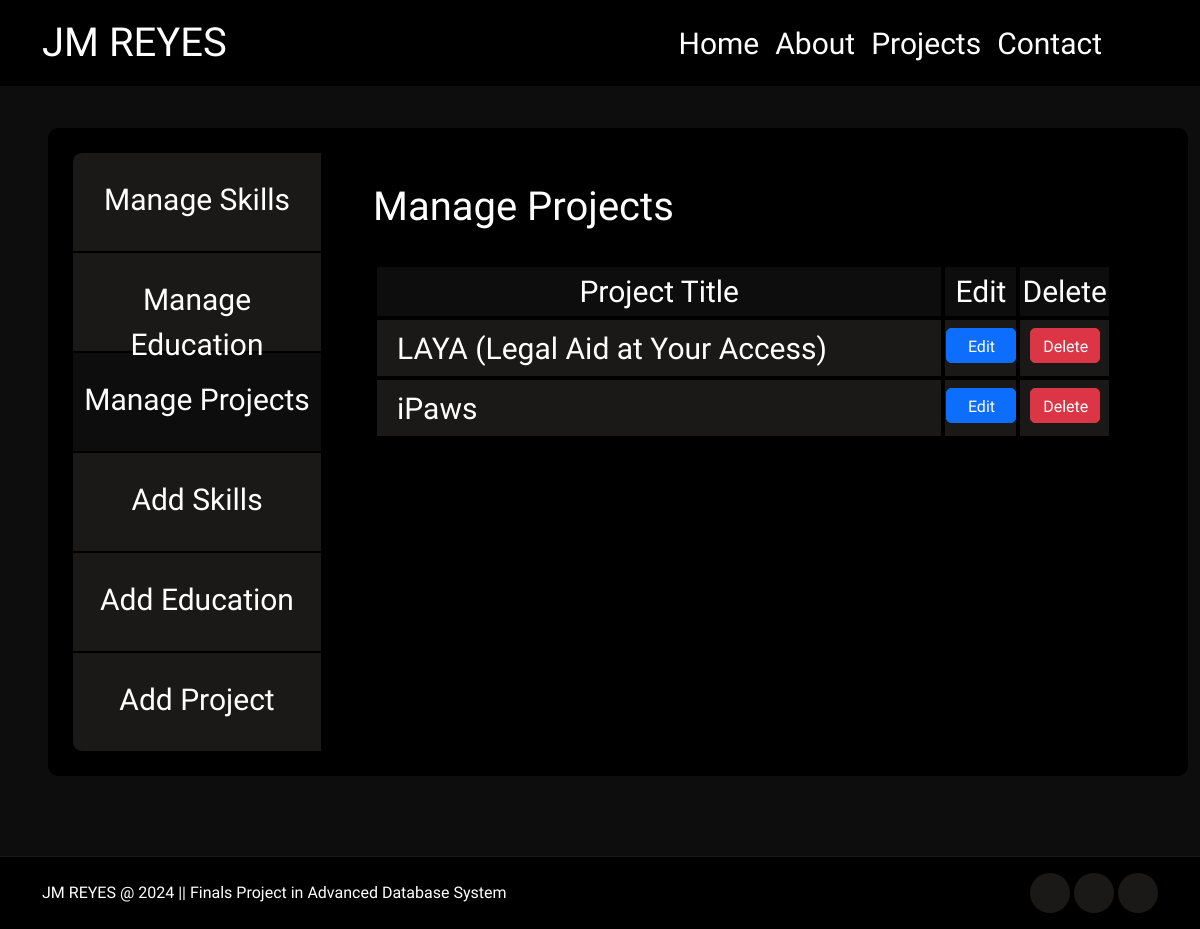
The page /manage-projects.php (signed in) on the database its author committed.
### tables this page shows
CREATE TABLE `projects` (
  `projects_ID` int(11) NOT NULL,
  `user_ID` int(11) DEFAULT NULL,
  `project_title` varchar(255) NOT NULL,
  `project_description` text NOT NULL,
  `project_photo` varchar(255) DEFAULT NULL
);

### manage-projects.php (the view, shortened to what this page needs)
<?php
include('connect.php');
?>
<!DOCTYPE html>
<html lang="en">
<head>
  <link href="https://cdn.jsdelivr.net/npm/bootstrap@5.3.3/dist/css/bootstrap.min.css" rel="stylesheet"
 />
  <link href="https://unpkg.com/aos@2.3.1/dist/aos.css" rel="stylesheet" />
  <link rel="stylesheet"
    href="https://maxst.icons8.com/vue-static/landings/line-awesome/font-awesome-line-awesome/css/all.min.css" />
  <link rel="stylesheet"
    href="https://maxst.icons8.com/vue-static/landings/line-awesome/line-awesome/1.3.0/css/line-awesome.min.css" />
  <link rel="stylesheet" href="./assets/css/style.css" />
</head>
<body data-bs-spy="scroll" data-bs-target=".navbar">
  <nav class="navbar navbar-expand-lg navbar-dark fixed-top">
    <div class="container fluid mx-lg-auto">
      <a class="navbar-brand navbar-font" href="index.php">
        <span class="name-logo"><i class="las la-cat"></i> JM REYES</span></a>
      <div class="collapse navbar-collapse navbar-font" id="navbarNav">
        <ul class="navbar-nav">
          <li class="nav-item">
            <a class="nav-link" aria-current="page" href="index.php#home">Home</a>
          </li>
          <li class="nav-item">
            <a class="nav-link" aria-current="page" href="index.php#about">About</a>
          </li>
          <li class="nav-item">
            <a class="nav-link" aria-current="page" href="index.php#projects">Projects</a>
          </li>
          <li class="nav-item">
            <a class="nav-link" aria-current="page" href="index.php#contact">Contact</a>
          </li>
          <li class="nav-item">
            <a class="nav-link active cog-active" style="pointer-events: none;" aria-current="page" href="settings.php"><i class="las la-cog"></i></a>
          </li>
          <li class="nav-item">
            <a class="nav-link" aria-current="page" href="messages.php"><i class="las la-envelope"></i></a>
          </li>
          <li class="nav-item">
            <a class="nav-link" aria-current="page" href="logout.php"><i class="las la-sign-out-alt"></i></i></a>
          </li>
        </ul>
      </div>
    </div>
  </nav>
  <section id="settings" class="full-height px-lg-5">
    <div class="container settings-container mt-5 p-md-4">
      <div class="row-lg-3 settings-nav">
        <a class="settings-option" href="settings.php">
          <span class="py-md-3 m-md-2 oswald-normal">Manage Skills</span>
        </a>
        <a class="settings-option" href="manage-education.php">
          <span class="py-md-3 m-md-2 oswald-normal">Manage Education</span>
        </a>
        <a class="settings-option settings-active" href="manage-projects.php">
          <span class="py-md-3 m-md-2 oswald-normal">Manage Projects</span>
        </a>
        <a class="settings-option" href="add-skills.php">
          <span class="py-md-3 m-md-2 oswald-normal">Add Skills</span>
        </a>
        <a class="settings-option" href="add-education.php">
          <span class="py-md-3 m-md-2 oswald-normal">Add Education</span>
        </a>
        <a class="settings-option" href="add-project.php">
          <span class="py-md-3 m-md-2 oswald-normal">Add Project</span>
        </a>
      </div>
      <div class="row-lg-7 settings-main">
        <div class="col">
          <h4 style="font-size: 40px">Manage Projects</h4>
        </div>
        <div>
          <table>
            <thead>
              <tr>
                <th>Project Title</th>
                <th>Edit</th>
                <th>Delete</th>
              </tr>
            </thead>
            <tbody>
            <?php
                  $confirm_edit = 'Are you sure you want to edit this project?';
                  $confirm_del = 'Are you sure you want to delete this project?';
                  $sql = "SELECT * FROM `projects`";
                  $result = mysqli_query($con, $sql);
                  if($result) {
                    while($row = mysqli_fetch_assoc($result)) {
                      $id = $row['projects_ID'];
                      $title = $row['project_title'];
                      echo '
                      <tr>
                        <td class="td-title">'.$title.'</td>
                        <td class="edit-del">
                          <form action="edit-projects.php?update-projectid='.$id.'" method="post">
                            <input type="hidden" name="id" value="'.$id.'">
                            <button type="submit" name="edit" class="btn sm btn-primary btn-size" onclick="return confirm(\''.$confirm_edit.'\')">Edit</button>
                          </form>
                        </td>
                        <td class="edit-del">
                          <form method="post">
                            <input type="hidden" name="id" value="'.$id.'">
                            <a type="submit" href="delete.php?delete-projectid='.$id.'" name="delete" class="btn sm btn-danger btn-size" onclick="return confirm(\''.$confirm_del.'\')">Delete</a>
                          </form>
                        </td>
                      </tr>
                      ';
                    }
                  }
                ?>
            </tbody>
          </table>
        </div>
      </div>
    </div>
  </section>
  <footer class="py-5 p-lg-3">
    <div class="container">
      <div class="row gy-4 justify-content-between">
        <div class="col-auto">
          <p class="mb-0 mt-2">
            JM REYES @ 2024 || Finals Project in Advanced Database System
          </p>
        </div>
        <div class="col-auto">
          <div class="social-icons">
            <a href="https://www.facebook.com/KuddliestDudeYouHaveEverKnown" target="_blank"></a>
            <a href="https://www.instagram.com/itzjmbruhhh/" target="_blank"><i class="lab la-instagram"></i></a>
            <a href="https://github.com/JMReyes1014" target="_blank"><i class="lab la-github"></i></a>
          </div>
        </div>
      </div>
    </div>
  </footer>
</body>
</html>

### assets/css/style.css (style rules this page uses)
.oswald-normal { font-family: "Oswald", sans-serif; font-optical-sizing: auto; font-weight: 300; font-style: normal; }
:root { --color-body: #ffffff; --color-base: #0e0d0d; --color-base1: #1b1818; --color-base2: #000000; --color-brand2: #ff3131; --color-brand: #ef4f4f; --font-base: "Belleza"; --font-base2: "Oswald"; }
.settings-container { background-color: var(--color-base2); width: 1600px; height: auto; display: flex; border-radius: 10px; }
.settings-nav { text-align: center; }
.settings-option { height: 100px; width: 250px; background-color: var(--color-base1); border: 1px solid var(--color-base2); display: flex; justify-content: center; font-size: 30px; }
.settings-option:first-of-type { border-top-left-radius: 10px; }
.settings-option:last-of-type { border-bottom-left-radius: 10px; }
.settings-active { background-color: var(--color-base); transition: none; pointer-events: none; }
.settings-main { height: auto; width: 1400px; border: 1px solid var(--color-base2); border-top-right-radius: 10px; border-bottom-right-radius: 10px; padding: 30px 50px; display: grid; grid-template-rows: 4rem auto; gap: 1rem; }
.settings-main table { width: 100%; height: auto; }
.settings-main table thead { text-align: left; }
.settings-main table thead tr th { background-color: var(--color-base); border: 4px solid var(--color-base2); padding: 2px; font-family: var(--font-base2); font-size: 30px; text-align: center; font-weight: 300; }
.settings-main table tbody tr td { background-color: var(--color-base1); border: 4px solid var(--color-base2); padding: 2px; padding-left: 20px; font-family: var(--font-base2); font-size: 30px; text-align: left; font-weight: 300; }
.settings-main table tbody tr td.edit-del { text-align: center; padding: 0; padding-left: 1px; padding-bottom: 11px; }
.settings-main table tbody tr td.td-title { width: 700px; }
body { background-color: var(--color-base); color: var(--color-body); font-family: var(--font-base); }
h1, h2, h3, h4, h5, h6 { color: var(--color-body); font-weight: 300; }
.full-height { min-height: 100vh; height: 100%; display: flex; flex-direction: column; justify-content: center; padding-top: 80px; padding-bottom: 80px; border-bottom: 1px solid var(--color-base1); }
.name-logo { font-size: 40px; }
a { text-decoration: none; color: var(--color-body); transition: all 0.4s ease; font-family: var(--font-base); }
.navbar { background-color: var(--color-base2); }
.navbar-font { font-size: 30px; }
.navbar-nav { margin-left: auto; }
.navbar .nav-link { text-decoration: none; color: var(--color-body); transition: all 0.4 ease; font-family: var(--font-base2); font-weight: 300; }
.navbar .nav-link.active { color: var(--color-brand); }
.cog-active { pointer-events: none; }
.btn-size { height: 35px; width: 70px; text-align: center; border-radius: 5px; }
footer { background-color: var(--color-base2); }
.social-icons a { width: 40px; height: 40px; display: inline-flex; align-items: center; justify-content: center; background-color: var(--color-base1); color: var(--color-body); border-radius: 100px; font-size: 24px; }

### rows shown on the page
projects: project_title "LAYA (Legal Aid at Your Access)"
projects: project_title "iPaws"
